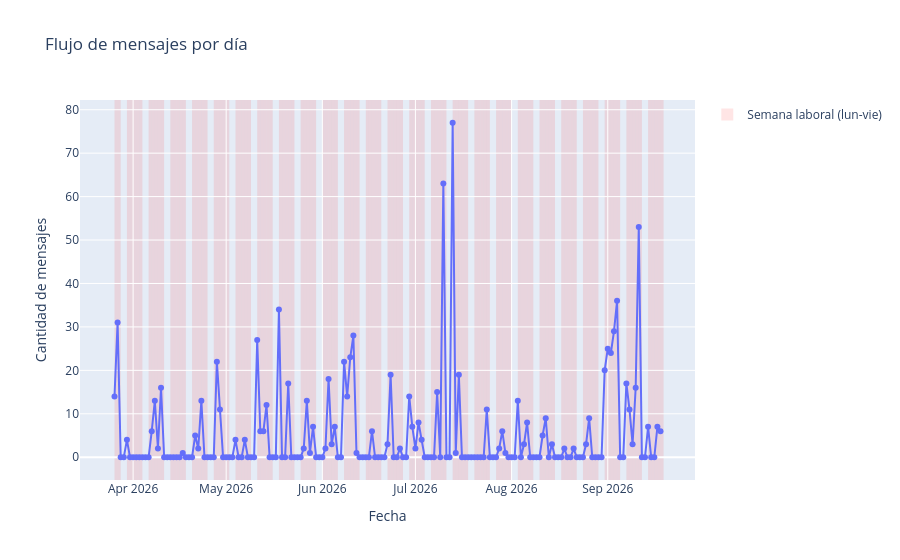

Source (notebook cell):
### Code cell
fig = px.line(
    mensajes_dia,
    x="datetime",
    y="cantidad",
    markers=True,
    title="Flujo de mensajes por día",
    labels={
        "datetime": "Fecha",
        "cantidad": "Cantidad de mensajes"
    }
)

# Fondo para días laborales
for fecha in mensajes_dia["datetime"]:
    if fecha.weekday() < 5:
        fig.add_vrect(
            x0=fecha,
            x1=fecha + pd.Timedelta(days=1),
            fillcolor="red",
            opacity=0.10,
            layer="below",
            line_width=0
        )

# Elemento de leyenda
fig.add_trace(
    go.Scatter(
        x=[None],
        y=[None],
        mode="markers",
        marker=dict(
            size=12,
            color="rgba(255, 0, 0, 0.10)",
            symbol="square"
        ),
        name="Semana laboral (lun-vie)",
        hoverinfo="skip"
    )
)

fig.update_traces(
    selector=dict(mode="lines+markers"),
    hovertemplate=(
        "<b>%{x|%d/%m/%Y}</b><br>"
        "Mensajes: %{y}"
        "<extra></extra>"
    )
)

fig.show()

### Figure 1 — Plotly figure (JSON) as saved in the notebook; plotly's stock layout.template omitted (floating-point values rounded to 4 significant figures; data arrays with more than 128 entries replaced by an {"elided": "..."} marker saying what was removed)
{"data": [{"hovertemplate": "<b>%{x|%d/%m/%Y}</b><br>Mensajes: %{y}<extra></extra>", "legendgroup": "", "line": {"color": "#636efa", "dash": "solid"}, "marker": {"symbol": "circle"}, "mode": "lines+markers", "name": "", "orientation": "v", "showlegend": false, "type": "scatter", "x": {"elided": "177 str values"}, "xaxis": "x", "y": {"elided": "177 int values"}, "yaxis": "y"}, {"hoverinfo": "skip", "marker": {"color": "rgba(255, 0, 0, 0.10)", "size": 12, "symbol": "square"}, "mode": "markers", "name": "Semana laboral (lun-vie)", "type": "scatter", "x": [null], "y": [null]}], "layout": {"legend": {"tracegroupgap": 0}, "shapes": [{"fillcolor": "red", "layer": "below", "line": {"width": 0}, "opacity": 0.1, "type": "rect", "x0": "2026-03-26T00:00:00-07:00", "x1": "2026-03-27T00:00:00-07:00", "xref": "x", "y0": 0, "y1": 1, "yref": "y domain"}, {"fillcolor": "red", "layer": "below", "line": {"width": 0}, "opacity": 0.1, "type": "rect", "x0": "2026-03-27T00:00:00-07:00", "x1": "2026-03-28T00:00:00-07:00", "xref": "x", "y0": 0, "y1": 1, "yref": "y domain"}, {"fillcolor": "red", "layer": "below", "line": {"width": 0}, "opacity": 0.1, "type": "rect", "x0": "2026-03-30T00:00:00-07:00", "x1": "2026-03-31T00:00:00-07:00", "xref": "x", "y0": 0, "y1": 1, "yref": "y domain"}, {"fillcolor": "red", "layer": "below", "line": {"width": 0}, "opacity": 0.1, "type": "rect", "x0": "2026-03-31T00:00:00-07:00", "x1": "2026-04-01T00:00:00-07:00", "xref": "x", "y0": 0, "y1": 1, "yref": "y domain"}, {"fillcolor": "red", "layer": "below", "line": {"width": 0}, "opacity": 0.1, "type": "rect", "x0": "2026-04-01T00:00:00-07:00", "x1": "2026-04-02T00:00:00-07:00", "xref": "x", "y0": 0, "y1": 1, "yref": "y domain"}, {"fillcolor": "red", "layer": "below", "line": {"width": 0}, "opacity": 0.1, "type": "rect", "x0": "2026-04-02T00:00:00-07:00", "x1": "2026-04-03T00:00:00-07:00", "xref": "x", "y0": 0, "y1": 1, "yref": "y domain"}, {"fillcolor": "red", "layer": "below", "line": {"width": 0}, "opacity": 0.1, "type": "rect", "x0": "2026-04-03T00:00:00-07:00", "x1": "2026-04-04T00:00:00-07:00", "xref": "x", "y0": 0, "y1": 1, "yref": "y domain"}, {"fillcolor": "red", "layer": "below", "line": {"width": 0}, "opacity": 0.1, "type": "rect", "x0": "2026-04-06T00:00:00-07:00", "x1": "2026-04-07T00:00:00-07:00", "xref": "x", "y0": 0, "y1": 1, "yref": "y domain"}, {"fillcolor": "red", "layer": "below", "line": {"width": 0}, "opacity": 0.1, "type": "rect", "x0": "2026-04-07T00:00:00-07:00", "x1": "2026-04-08T00:00:00-07:00", "xref": "x", "y0": 0, "y1": 1, "yref": "y domain"}, {"fillcolor": "red", "layer": "below", "line": {"width": 0}, "opacity": 0.1, "type": "rect", "x0": "2026-04-08T00:00:00-07:00", "x1": "2026-04-09T00:00:00-07:00", "xref": "x", "y0": 0, "y1": 1, "yref": "y domain"}, {"fillcolor": "red", "layer": "below", "line": {"width": 0}, "opacity": 0.1, "type": "rect", "x0": "2026-04-09T00:00:00-07:00", "x1": "2026-04-10T00:00:00-07:00", "xref": "x", "y0": 0, "y1": 1, "yref": "y domain"}, {"fillcolor": "red", "layer": "below", "line": {"width": 0}, "opacity": 0.1, "type": "rect", "x0": "2026-04-10T00:00:00-07:00", "x1": "2026-04-11T00:00:00-07:00", "xref": "x", "y0": 0, "y1": 1, "yref": "y domain"}, {"fillcolor": "red", "layer": "below", "line": {"width": 0}, "opacity": 0.1, "type": "rect", "x0": "2026-04-13T00:00:00-07:00", "x1": "2026-04-14T00:00:00-07:00", "xref": "x", "y0": 0, "y1": 1, "yref": "y domain"}, {"fillcolor": "red", "layer": "below", "line": {"width": 0}, "opacity": 0.1, "type": "rect", "x0": "2026-04-14T00:00:00-07:00", "x1": "2026-04-15T00:00:00-07:00", "xref": "x", "y0": 0, "y1": 1, "yref": "y domain"}, {"fillcolor": "red", "layer": "below", "line": {"width": 0}, "opacity": 0.1, "type": "rect", "x0": "2026-04-15T00:00:00-07:00", "x1": "2026-04-16T00:00:00-07:00", "xref": "x", "y0": 0, "y1": 1, "yref": "y domain"}, {"fillcolor": "red", "layer": "below", "line": {"width": 0}, "opacity": 0.1, "type": "rect", "x0": "2026-04-16T00:00:00-07:00", "x1": "2026-04-17T00:00:00-07:00", "xref": "x", "y0": 0, "y1": 1, "yref": "y domain"}, {"fillcolor": "red", "layer": "below", "line": {"width": 0}, "opacity": 0.1, "type": "rect", "x0": "2026-04-17T00:00:00-07:00", "x1": "2026-04-18T00:00:00-07:00", "xref": "x", "y0": 0, "y1": 1, "yref": "y domain"}, {"fillcolor": "red", "layer": "below", "line": {"width": 0}, "opacity": 0.1, "type": "rect", "x0": "2026-04-20T00:00:00-07:00", "x1": "2026-04-21T00:00:00-07:00", "xref": "x", "y0": 0, "y1": 1, "yref": "y domain"}, {"fillcolor": "red", "layer": "below", "line": {"width": 0}, "opacity": 0.1, "type": "rect", "x0": "2026-04-21T00:00:00-07:00", "x1": "2026-04-22T00:00:00-07:00", "xref": "x", "y0": 0, "y1": 1, "yref": "y domain"}, {"fillcolor": "red", "layer": "below", "line": {"width": 0}, "opacity": 0.1, "type": "rect", "x0": "2026-04-22T00:00:00-07:00", "x1": "2026-04-23T00:00:00-07:00", "xref": "x", "y0": 0, "y1": 1, "yref": "y domain"}, {"fillcolor": "red", "layer": "below", "line": {"width": 0}, "opacity": 0.1, "type": "rect", "x0": "2026-04-23T00:00:00-07:00", "x1": "2026-04-24T00:00:00-07:00", "xref": "x", "y0": 0, "y1": 1, "yref": "y domain"}, {"fillcolor": "red", "layer": "below", "line": {"width": 0}, "opacity": 0.1, "type": "rect", "x0": "2026-04-24T00:00:00-07:00", "x1": "2026-04-25T00:00:00-07:00", "xref": "x", "y0": 0, "y1": 1, "yref": "y domain"}, {"fillcolor": "red", "layer": "below", "line": {"width": 0}, "opacity": 0.1, "type": "rect", "x0": "2026-04-27T00:00:00-07:00", "x1": "2026-04-28T00:00:00-07:00", "xref": "x", "y0": 0, "y1": 1, "yref": "y domain"}, {"fillcolor": "red", "layer": "below", "line": {"width": 0}, "opacity": 0.1, "type": "rect", "x0": "2026-04-28T00:00:00-07:00", "x1": "2026-04-29T00:00:00-07:00", "xref": "x", "y0": 0, "y1": 1, "yref": "y domain"}, {"fillcolor": "red", "layer": "below", "line": {"width": 0}, "opacity": 0.1, "type": "rect", "x0": "2026-04-29T00:00:00-07:00", "x1": "2026-04-30T00:00:00-07:00", "xref": "x", "y0": 0, "y1": 1, "yref": "y domain"}, {"fillcolor": "red", "layer": "below", "line": {"width": 0}, "opacity": 0.1, "type": "rect", "x0": "2026-04-30T00:00:00-07:00", "x1": "2026-05-01T00:00:00-07:00", "xref": "x", "y0": 0, "y1": 1, "yref": "y domain"}, {"fillcolor": "red", "layer": "below", "line": {"width": 0}, "opacity": 0.1, "type": "rect", "x0": "2026-05-01T00:00:00-07:00", "x1": "2026-05-02T00:00:00-07:00", "xref": "x", "y0": 0, "y1": 1, "yref": "y domain"}, {"fillcolor": "red", "layer": "below", "line": {"width": 0}, "opacity": 0.1, "type": "rect", "x0": "2026-05-04T00:00:00-07:00", "x1": "2026-05-05T00:00:00-07:00", "xref": "x", "y0": 0, "y1": 1, "yref": "y domain"}, {"fillcolor": "red", "layer": "below", "line": {"width": 0}, "opacity": 0.1, "type": "rect", "x0": "2026-05-05T00:00:00-07:00", "x1": "2026-05-06T00:00:00-07:00", "xref": "x", "y0": 0, "y1": 1, "yref": "y domain"}, {"fillcolor": "red", "layer": "below", "line": {"width": 0}, "opacity": 0.1, "type": "rect", "x0": "2026-05-06T00:00:00-07:00", "x1": "2026-05-07T00:00:00-07:00", "xref": "x", "y0": 0, "y1": 1, "yref": "y domain"}, {"fillcolor": "red", "layer": "below", "line": {"width": 0}, "opacity": 0.1, "type": "rect", "x0": "2026-05-07T00:00:00-07:00", "x1": "2026-05-08T00:00:00-07:00", "xref": "x", "y0": 0, "y1": 1, "yref": "y domain"}, {"fillcolor": "red", "layer": "below", "line": {"width": 0}, "opacity": 0.1, "type": "rect", "x0": "2026-05-08T00:00:00-07:00", "x1": "2026-05-09T00:00:00-07:00", "xref": "x", "y0": 0, "y1": 1, "yref": "y domain"}, {"fillcolor": "red", "layer": "below", "line": {"width": 0}, "opacity": 0.1, "type": "rect", "x0": "2026-05-11T00:00:00-07:00", "x1": "2026-05-12T00:00:00-07:00", "xref": "x", "y0": 0, "y1": 1, "yref": "y domain"}, {"fillcolor": "red", "layer": "below", "line": {"width": 0}, "opacity": 0.1, "type": "rect", "x0": "2026-05-12T00:00:00-07:00", "x1": "2026-05-13T00:00:00-07:00", "xref": "x", "y0": 0, "y1": 1, "yref": "y domain"}, {"fillcolor": "red", "layer": "below", "line": {"width": 0}, "opacity": 0.1, "type": "rect", "x0": "2026-05-13T00:00:00-07:00", "x1": "2026-05-14T00:00:00-07:00", "xref": "x", "y0": 0, "y1": 1, "yref": "y domain"}, {"fillcolor": "red", "layer": "below", "line": {"width": 0}, "opacity": 0.1, "type": "rect", "x0": "2026-05-14T00:00:00-07:00", "x1": "2026-05-15T00:00:00-07:00", "xref": "x", "y0": 0, "y1": 1, "yref": "y domain"}, {"fillcolor": "red", "layer": "below", "line": {"width": 0}, "opacity": 0.1, "type": "rect", "x0": "2026-05-15T00:00:00-07:00", "x1": "2026-05-16T00:00:00-07:00", "xref": "x", "y0": 0, "y1": 1, "yref": "y domain"}, {"fillcolor": "red", "layer": "below", "line": {"width": 0}, "opacity": 0.1, "type": "rect", "x0": "2026-05-18T00:00:00-07:00", "x1": "2026-05-19T00:00:00-07:00", "xref": "x", "y0": 0, "y1": 1, "yref": "y domain"}, {"fillcolor": "red", "layer": "below", "line": {"width": 0}, "opacity": 0.1, "type": "rect", "x0": "2026-05-19T00:00:00-07:00", "x1": "2026-05-20T00:00:00-07:00", "xref": "x", "y0": 0, "y1": 1, "yref": "y domain"}, {"fillcolor": "red", "layer": "below", "line": {"width": 0}, "opacity": 0.1, "type": "rect", "x0": "2026-05-20T00:00:00-07:00", "x1": "2026-05-21T00:00:00-07:00", "xref": "x", "y0": 0, "y1": 1, "yref": "y domain"}, {"fillcolor": "red", "layer": "below", "line": {"width": 0}, "opacity": 0.1, "type": "rect", "x0": "2026-05-21T00:00:00-07:00", "x1": "2026-05-22T00:00:00-07:00", "xref": "x", "y0": 0, "y1": 1, "yref": "y domain"}, {"fillcolor": "red", "layer": "below", "line": {"width": 0}, "opacity": 0.1, "type": "rect", "x0": "2026-05-22T00:00:00-07:00", "x1": "2026-05-23T00:00:00-07:00", "xref": "x", "y0": 0, "y1": 1, "yref": "y domain"}, {"fillcolor": "red", "layer": "below", "line": {"width": 0}, "opacity": 0.1, "type": "rect", "x0": "2026-05-25T00:00:00-07:00", "x1": "2026-05-26T00:00:00-07:00", "xref": "x", "y0": 0, "y1": 1, "yref": "y domain"}, {"fillcolor": "red", "layer": "below", "line": {"width": 0}, "opacity": 0.1, "type": "rect", "x0": "2026-05-26T00:00:00-07:00", "x1": "2026-05-27T00:00:00-07:00", "xref": "x", "y0": 0, "y1": 1, "yref": "y domain"}, {"fillcolor": "red", "layer": "below", "line": {"width": 0}, "opacity": 0.1, "type": "rect", "x0": "2026-05-27T00:00:00-07:00", "x1": "2026-05-28T00:00:00-07:00", "xref": "x", "y0": 0, "y1": 1, "yref": "y domain"}, {"fillcolor": "red", "layer": "below", "line": {"width": 0}, "opacity": 0.1, "type": "rect", "x0": "2026-05-28T00:00:00-07:00", "x1": "2026-05-29T00:00:00-07:00", "xref": "x", "y0": 0, "y1": 1, "yref": "y domain"}, {"fillcolor": "red", "layer": "below", "line": {"width": 0}, "opacity": 0.1, "type": "rect", "x0": "2026-05-29T00:00:00-07:00", "x1": "2026-05-30T00:00:00-07:00", "xref": "x", "y0": 0, "y1": 1, "yref": "y domain"}, {"fillcolor": "red", "layer": "below", "line": {"width": 0}, "opacity": 0.1, "type": "rect", "x0": "2026-06-01T00:00:00-07:00", "x1": "2026-06-02T00:00:00-07:00", "xref": "x", "y0": 0, "y1": 1, "yref": "y domain"}, {"fillcolor": "red", "layer": "below", "line": {"width": 0}, "opacity": 0.1, "type": "rect", "x0": "2026-06-02T00:00:00-07:00", "x1": "2026-06-03T00:00:00-07:00", "xref": "x", "y0": 0, "y1": 1, "yref": "y domain"}, {"fillcolor": "red", "layer": "below", "line": {"width": 0}, "opacity": 0.1, "type": "rect", "x0": "2026-06-03T00:00:00-07:00", "x1": "2026-06-04T00:00:00-07:00", "xref": "x", "y0": 0, "y1": 1, "yref": "y domain"}, {"fillcolor": "red", "layer": "below", "line": {"width": 0}, "opacity": 0.1, "type": "rect", "x0": "2026-06-04T00:00:00-07:00", "x1": "2026-06-05T00:00:00-07:00", "xref": "x", "y0": 0, "y1": 1, "yref": "y domain"}, {"fillcolor": "red", "layer": "below", "line": {"width": 0}, "opacity": 0.1, "type": "rect", "x0": "2026-06-05T00:00:00-07:00", "x1": "2026-06-06T00:00:00-07:00", "xref": "x", "y0": 0, "y1": 1, "yref": "y domain"}, {"fillcolor": "red", "layer": "below", "line": {"width": 0}, "opacity": 0.1, "type": "rect", "x0": "2026-06-08T00:00:00-07:00", "x1": "2026-06-09T00:00:00-07:00", "xref": "x", "y0": 0, "y1": 1, "yref": "y domain"}, {"fillcolor": "red", "layer": "below", "line": {"width": 0}, "opacity": 0.1, "type": "rect", "x0": "2026-06-09T00:00:00-07:00", "x1": "2026-06-10T00:00:00-07:00", "xref": "x", "y0": 0, "y1": 1, "yref": "y domain"}, {"fillcolor": "red", "layer": "below", "line": {"width": 0}, "opacity": 0.1, "type": "rect", "x0": "2026-06-10T00:00:00-07:00", "x1": "2026-06-11T00:00:00-07:00", "xref": "x", "y0": 0, "y1": 1, "yref": "y domain"}, {"fillcolor": "red", "layer": "below", "line": {"width": 0}, "opacity": 0.1, "type": "rect", "x0": "2026-06-11T00:00:00-07:00", "x1": "2026-06-12T00:00:00-07:00", "xref": "x", "y0": 0, "y1": 1, "yref": "y domain"}, {"fillcolor": "red", "layer": "below", "line": {"width": 0}, "opacity": 0.1, "type": "rect", "x0": "2026-06-12T00:00:00-07:00", "x1": "2026-06-13T00:00:00-07:00", "xref": "x", "y0": 0, "y1": 1, "yref": "y domain"}, {"fillcolor": "red", "layer": "below", "line": {"width": 0}, "opacity": 0.1, "type": "rect", "x0": "2026-06-15T00:00:00-07:00", "x1": "2026-06-16T00:00:00-07:00", "xref": "x", "y0": 0, "y1": 1, "yref": "y domain"}, {"fillcolor": "red", "layer": "below", "line": {"width": 0}, "opacity": 0.1, "type": "rect", "x0": "2026-06-16T00:00:00-07:00", "x1": "2026-06-17T00:00:00-07:00", "xref": "x", "y0": 0, "y1": 1, "yref": "y domain"}, {"fillcolor": "red", "layer": "below", "line": {"width": 0}, "opacity": 0.1, "type": "rect", "x0": "2026-06-17T00:00:00-07:00", "x1": "2026-06-18T00:00:00-07:00", "xref": "x", "y0": 0, "y1": 1, "yref": "y domain"}, {"fillcolor": "red", "layer": "below", "line": {"width": 0}, "opacity": 0.1, "type": "rect", "x0": "2026-06-18T00:00:00-07:00", "x1": "2026-06-19T00:00:00-07:00", "xref": "x", "y0": 0, "y1": 1, "yref": "y domain"}, {"fillcolor": "red", "layer": "below", "line": {"width": 0}, "opacity": 0.1, "type": "rect", "x0": "2026-06-19T00:00:00-07:00", "x1": "2026-06-20T00:00:00-07:00", "xref": "x", "y0": 0, "y1": 1, "yref": "y domain"}, {"fillcolor": "red", "layer": "below", "line": {"width": 0}, "opacity": 0.1, "type": "rect", "x0": "2026-06-22T00:00:00-07:00", "x1": "2026-06-23T00:00:00-07:00", "xref": "x", "y0": 0, "y1": 1, "yref": "y domain"}, {"fillcolor": "red", "layer": "below", "line": {"width": 0}, "opacity": 0.1, "type": "rect", "x0": "2026-06-23T00:00:00-07:00", "x1": "2026-06-24T00:00:00-07:00", "xref": "x", "y0": 0, "y1": 1, "yref": "y domain"}, {"fillcolor": "red", "layer": "below", "line": {"width": 0}, "opacity": 0.1, "type": "rect", "x0": "2026-06-24T00:00:00-07:00", "x1": "2026-06-25T00:00:00-07:00", "xref": "x", "y0": 0, "y1": 1, "yref": "y domain"}, {"fillcolor": "red", "layer": "below", "line": {"width": 0}, "opacity": 0.1, "type": "rect", "x0": "2026-06-25T00:00:00-07:00", "x1": "2026-06-26T00:00:00-07:00", "xref": "x", "y0": 0, "y1": 1, "yref": "y domain"}, {"fillcolor": "red", "layer": "below", "line": {"width": 0}, "opacity": 0.1, "type": "rect", "x0": "2026-06-26T00:00:00-07:00", "x1": "2026-06-27T00:00:00-07:00", "xref": "x", "y0": 0, "y1": 1, "yref": "y domain"}, {"fillcolor": "red", "layer": "below", "line": {"width": 0}, "opacity": 0.1, "type": "rect", "x0": "2026-06-29T00:00:00-07:00", "x1": "2026-06-30T00:00:00-07:00", "xref": "x", "y0": 0, "y1": 1, "yref": "y domain"}, {"fillcolor": "red", "layer": "below", "line": {"width": 0}, "opacity": 0.1, "type": "rect", "x0": "2026-06-30T00:00:00-07:00", "x1": "2026-07-01T00:00:00-07:00", "xref": "x", "y0": 0, "y1": 1, "yref": "y domain"}, {"fillcolor": "red", "layer": "below", "line": {"width": 0}, "opacity": 0.1, "type": "rect", "x0": "2026-07-01T00:00:00-07:00", "x1": "2026-07-02T00:00:00-07:00", "xref": "x", "y0": 0, "y1": 1, "yref": "y domain"}, {"fillcolor": "red", "layer": "below", "line": {"width": 0}, "opacity": 0.1, "type": "rect", "x0": "2026-07-02T00:00:00-07:00", "x1": "2026-07-03T00:00:00-07:00", "xref": "x", "y0": 0, "y1": 1, "yref": "y domain"}, {"fillcolor": "red", "layer": "below", "line": {"width": 0}, "opacity": 0.1, "type": "rect", "x0": "2026-07-03T00:00:00-07:00", "x1": "2026-07-04T00:00:00-07:00", "xref": "x", "y0": 0, "y1": 1, "yref": "y domain"}, {"fillcolor": "red", "layer": "below", "line": {"width": 0}, "opacity": 0.1, "type": "rect", "x0": "2026-07-06T00:00:00-07:00", "x1": "2026-07-07T00:00:00-07:00", "xref": "x", "y0": 0, "y1": 1, "yref": "y domain"}, {"fillcolor": "red", "layer": "below", "line": {"width": 0}, "opacity": 0.1, "type": "rect", "x0": "2026-07-07T00:00:00-07:00", "x1": "2026-07-08T00:00:00-07:00", "xref": "x", "y0": 0, "y1": 1, "yref": "y domain"}, {"fillcolor": "red", "layer": "below", "line": {"width": 0}, "opacity": 0.1, "type": "rect", "x0": "2026-07-08T00:00:00-07:00", "x1": "2026-07-09T00:00:00-07:00", "xref": "x", "y0": 0, "y1": 1, "yref": "y domain"}, {"fillcolor": "red", "layer": "below", "line": {"width": 0}, "opacity": 0.1, "type": "rect", "x0": "2026-07-09T00:00:00-07:00", "x1": "2026-07-10T00:00:00-07:00", "xref": "x", "y0": 0, "y1": 1, "yref": "y domain"}, {"fillcolor": "red", "layer": "below", "line": {"width": 0}, "opacity": 0.1, "type": "rect", "x0": "2026-07-10T00:00:00-07:00", "x1": "2026-07-11T00:00:00-07:00", "xref": "x", "y0": 0, "y1": 1, "yref": "y domain"}, {"fillcolor": "red", "layer": "below", "line": {"width": 0}, "opacity": 0.1, "type": "rect", "x0": "2026-07-13T00:00:00-07:00", "x1": "2026-07-14T00:00:00-07:00", "xref": "x", "y0": 0, "y1": 1, "yref": "y domain"}, {"fillcolor": "red", "layer": "below", "line": {"width": 0}, "opacity": 0.1, "type": "rect", "x0": "2026-07-14T00:00:00-07:00", "x1": "2026-07-15T00:00:00-07:00", "xref": "x", "y0": 0, "y1": 1, "yref": "y domain"}, {"fillcolor": "red", "layer": "below", "line": {"width": 0}, "opacity": 0.1, "type": "rect", "x0": "2026-07-15T00:00:00-07:00", "x1": "2026-07-16T00:00:00-07:00", "xref": "x", "y0": 0, "y1": 1, "yref": "y domain"}, {"fillcolor": "red", "layer": "below", "line": {"width": 0}, "opacity": 0.1, "type": "rect", "x0": "2026-07-16T00:00:00-07:00", "x1": "2026-07-17T00:00:00-07:00", "xref": "x", "y0": 0, "y1": 1, "yref": "y domain"}, {"fillcolor": "red", "layer": "below", "line": {"width": 0}, "opacity": 0.1, "type": "rect", "x0": "2026-07-17T00:00:00-07:00", "x1": "2026-07-18T00:00:00-07:00", "xref": "x", "y0": 0, "y1": 1, "yref": "y domain"}, {"fillcolor": "red", "layer": "below", "line": {"width": 0}, "opacity": 0.1, "type": "rect", "x0": "2026-07-20T00:00:00-07:00", "x1": "2026-07-21T00:00:00-07:00", "xref": "x", "y0": 0, "y1": 1, "yref": "y domain"}, {"fillcolor": "red", "layer": "below", "line": {"width": 0}, "opacity": 0.1, "type": "rect", "x0": "2026-07-21T00:00:00-07:00", "x1": "2026-07-22T00:00:00-07:00", "xref": "x", "y0": 0, "y1": 1, "yref": "y domain"}, {"fillcolor": "red", "layer": "below", "line": {"width": 0}, "opacity": 0.1, "type": "rect", "x0": "2026-07-22T00:00:00-07:00", "x1": "2026-07-23T00:00:00-07:00", "xref": "x", "y0": 0, "y1": 1, "yref": "y domain"}, {"fillcolor": "red", "layer": "below", "line": {"width": 0}, "opacity": 0.1, "type": "rect", "x0": "2026-07-23T00:00:00-07:00", "x1": "2026-07-24T00:00:00-07:00", "xref": "x", "y0": 0, "y1": 1, "yref": "y domain"}, {"fillcolor": "red", "layer": "below", "line": {"width": 0}, "opacity": 0.1, "type": "rect", "x0": "2026-07-24T00:00:00-07:00", "x1": "2026-07-25T00:00:00-07:00", "xref": "x", "y0": 0, "y1": 1, "yref": "y domain"}, {"fillcolor": "red", "layer": "below", "line": {"width": 0}, "opacity": 0.1, "type": "rect", "x0": "2026-07-27T00:00:00-07:00", "x1": "2026-07-28T00:00:00-07:00", "xref": "x", "y0": 0, "y1": 1, "yref": "y domain"}, {"fillcolor": "red", "layer": "below", "line": {"width": 0}, "opacity": 0.1, "type": "rect", "x0": "2026-07-28T00:00:00-07:00", "x1": "2026-07-29T00:00:00-07:00", "xref": "x", "y0": 0, "y1": 1, "yref": "y domain"}, {"fillcolor": "red", "layer": "below", "line": {"width": 0}, "opacity": 0.1, "type": "rect", "x0": "2026-07-29T00:00:00-07:00", "x1": "2026-07-30T00:00:00-07:00", "xref": "x", "y0": 0, "y1": 1, "yref": "y domain"}, {"fillcolor": "red", "layer": "below", "line": {"width": 0}, "opacity": 0.1, "type": "rect", "x0": "2026-07-30T00:00:00-07:00", "x1": "2026-07-31T00:00:00-07:00", "xref": "x", "y0": 0, "y1": 1, "yref": "y domain"}, {"fillcolor": "red", "layer": "below", "line": {"width": 0}, "opacity": 0.1, "type": "rect", "x0": "2026-07-31T00:00:00-07:00", "x1": "2026-08-01T00:00:00-07:00", "xref": "x", "y0": 0, "y1": 1, "yref": "y domain"}, {"fillcolor": "red", "layer": "below", "line": {"width": 0}, "opacity": 0.1, "type": "rect", "x0": "2026-08-03T00:00:00-07:00", "x1": "2026-08-04T00:00:00-07:00", "xref": "x", "y0": 0, "y1": 1, "yref": "y domain"}, {"fillcolor": "red", "layer": "below", "line": {"width": 0}, "opacity": 0.1, "type": "rect", "x0": "2026-08-04T00:00:00-07:00", "x1": "2026-08-05T00:00:00-07:00", "xref": "x", "y0": 0, "y1": 1, "yref": "y domain"}, {"fillcolor": "red", "layer": "below", "line": {"width": 0}, "opacity": 0.1, "type": "rect", "x0": "2026-08-05T00:00:00-07:00", "x1": "2026-08-06T00:00:00-07:00", "xref": "x", "y0": 0, "y1": 1, "yref": "y domain"}, {"fillcolor": "red", "layer": "below", "line": {"width": 0}, "opacity": 0.1, "type": "rect", "x0": "2026-08-06T00:00:00-07:00", "x1": "2026-08-07T00:00:00-07:00", "xref": "x", "y0": 0, "y1": 1, "yref": "y domain"}, {"fillcolor": "red", "layer": "below", "line": {"width": 0}, "opacity": 0.1, "type": "rect", "x0": "2026-08-07T00:00:00-07:00", "x1": "2026-08-08T00:00:00-07:00", "xref": "x", "y0": 0, "y1": 1, "yref": "y domain"}, {"fillcolor": "red", "layer": "below", "line": {"width": 0}, "opacity": 0.1, "type": "rect", "x0": "2026-08-10T00:00:00-07:00", "x1": "2026-08-11T00:00:00-07:00", "xref": "x", "y0": 0, "y1": 1, "yref": "y domain"}, {"fillcolor": "red", "layer": "below", "line": {"width": 0}, "opacity": 0.1, "type": "rect", "x0": "2026-08-11T00:00:00-07:00", "x1": "2026-08-12T00:00:00-07:00", "xref": "x", "y0": 0, "y1": 1, "yref": "y domain"}, {"fillcolor": "red", "layer": "below", "line": {"width": 0}, "opacity": 0.1, "type": "rect", "x0": "2026-08-12T00:00:00-07:00", "x1": "2026-08-13T00:00:00-07:00", "xref": "x", "y0": 0, "y1": 1, "yref": "y domain"}, {"fillcolor": "red", "layer": "below", "line": {"width": 0}, "opacity": 0.1, "type": "rect", "x0": "2026-08-13T00:00:00-07:00", "x1": "2026-08-14T00:00:00-07:00", "xref": "x", "y0": 0, "y1": 1, "yref": "y domain"}, {"fillcolor": "red", "layer": "below", "line": {"width": 0}, "opacity": 0.1, "type": "rect", "x0": "2026-08-14T00:00:00-07:00", "x1": "2026-08-15T00:00:00-07:00", "xref": "x", "y0": 0, "y1": 1, "yref": "y domain"}, {"fillcolor": "red", "layer": "below", "line": {"width": 0}, "opacity": 0.1, "type": "rect", "x0": "2026-08-17T00:00:00-07:00", "x1": "2026-08-18T00:00:00-07:00", "xref": "x", "y0": 0, "y1": 1, "yref": "y domain"}, {"fillcolor": "red", "layer": "below", "line": {"width": 0}, "opacity": 0.1, "type": "rect", "x0": "2026-08-18T00:00:00-07:00", "x1": "2026-08-19T00:00:00-07:00", "xref": "x", "y0": 0, "y1": 1, "yref": "y domain"}, {"fillcolor": "red", "layer": "below", "line": {"width": 0}, "opacity": 0.1, "type": "rect", "x0": "2026-08-19T00:00:00-07:00", "x1": "2026-08-20T00:00:00-07:00", "xref": "x", "y0": 0, "y1": 1, "yref": "y domain"}, {"fillcolor": "red", "layer": "below", "line": {"width": 0}, "opacity": 0.1, "type": "rect", "x0": "2026-08-20T00:00:00-07:00", "x1": "2026-08-21T00:00:00-07:00", "xref": "x", "y0": 0, "y1": 1, "yref": "y domain"}, {"fillcolor": "red", "layer": "below", "line": {"width": 0}, "opacity": 0.1, "type": "rect", "x0": "2026-08-21T00:00:00-07:00", "x1": "2026-08-22T00:00:00-07:00", "xref": "x", "y0": 0, "y1": 1, "yref": "y domain"}, {"fillcolor": "red", "layer": "below", "line": {"width": 0}, "opacity": 0.1, "type": "rect", "x0": "2026-08-24T00:00:00-07:00", "x1": "2026-08-25T00:00:00-07:00", "xref": "x", "y0": 0, "y1": 1, "yref": "y domain"}, {"fillcolor": "red", "layer": "below", "line": {"width": 0}, "opacity": 0.1, "type": "rect", "x0": "2026-08-25T00:00:00-07:00", "x1": "2026-08-26T00:00:00-07:00", "xref": "x", "y0": 0, "y1": 1, "yref": "y domain"}, {"fillcolor": "red", "layer": "below", "line": {"width": 0}, "opacity": 0.1, "type": "rect", "x0": "2026-08-26T00:00:00-07:00", "x1": "2026-08-27T00:00:00-07:00", "xref": "x", "y0": 0, "y1": 1, "yref": "y domain"}, {"fillcolor": "red", "layer": "below", "line": {"width": 0}, "opacity": 0.1, "type": "rect", "x0": "2026-08-27T00:00:00-07:00", "x1": "2026-08-28T00:00:00-07:00", "xref": "x", "y0": 0, "y1": 1, "yref": "y domain"}, {"fillcolor": "red", "layer": "below", "line": {"width": 0}, "opacity": 0.1, "type": "rect", "x0": "2026-08-28T00:00:00-07:00", "x1": "2026-08-29T00:00:00-07:00", "xref": "x", "y0": 0, "y1": 1, "yref": "y domain"}, {"fillcolor": "red", "layer": "below", "line": {"width": 0}, "opacity": 0.1, "type": "rect", "x0": "2026-08-31T00:00:00-07:00", "x1": "2026-09-01T00:00:00-07:00", "xref": "x", "y0": 0, "y1": 1, "yref": "y domain"}, {"fillcolor": "red", "layer": "below", "line": {"width": 0}, "opacity": 0.1, "type": "rect", "x0": "2026-09-01T00:00:00-07:00", "x1": "2026-09-02T00:00:00-07:00", "xref": "x", "y0": 0, "y1": 1, "yref": "y domain"}, {"fillcolor": "red", "layer": "below", "line": {"width": 0}, "opacity": 0.1, "type": "rect", "x0": "2026-09-02T00:00:00-07:00", "x1": "2026-09-03T00:00:00-07:00", "xref": "x", "y0": 0, "y1": 1, "yref": "y domain"}, {"fillcolor": "red", "layer": "below", "line": {"width": 0}, "opacity": 0.1, "type": "rect", "x0": "2026-09-03T00:00:00-07:00", "x1": "2026-09-04T00:00:00-07:00", "xref": "x", "y0": 0, "y1": 1, "yref": "y domain"}, {"fillcolor": "red", "layer": "below", "line": {"width": 0}, "opacity": 0.1, "type": "rect", "x0": "2026-09-04T00:00:00-07:00", "x1": "2026-09-05T00:00:00-07:00", "xref": "x", "y0": 0, "y1": 1, "yref": "y domain"}, {"fillcolor": "red", "layer": "below", "line": {"width": 0}, "opacity": 0.1, "type": "rect", "x0": "2026-09-07T00:00:00-07:00", "x1": "2026-09-08T00:00:00-07:00", "xref": "x", "y0": 0, "y1": 1, "yref": "y domain"}, {"fillcolor": "red", "layer": "below", "line": {"width": 0}, "opacity": 0.1, "type": "rect", "x0": "2026-09-08T00:00:00-07:00", "x1": "2026-09-09T00:00:00-07:00", "xref": "x", "y0": 0, "y1": 1, "yref": "y domain"}, {"fillcolor": "red", "layer": "below", "line": {"width": 0}, "opacity": 0.1, "type": "rect", "x0": "2026-09-09T00:00:00-07:00", "x1": "2026-09-10T00:00:00-07:00", "xref": "x", "y0": 0, "y1": 1, "yref": "y domain"}, {"fillcolor": "red", "layer": "below", "line": {"width": 0}, "opacity": 0.1, "type": "rect", "x0": "2026-09-10T00:00:00-07:00", "x1": "2026-09-11T00:00:00-07:00", "xref": "x", "y0": 0, "y1": 1, "yref": "y domain"}, {"fillcolor": "red", "layer": "below", "line": {"width": 0}, "opacity": 0.1, "type": "rect", "x0": "2026-09-11T00:00:00-07:00", "x1": "2026-09-12T00:00:00-07:00", "xref": "x", "y0": 0, "y1": 1, "yref": "y domain"}, {"fillcolor": "red", "layer": "below", "line": {"width": 0}, "opacity": 0.1, "type": "rect", "x0": "2026-09-14T00:00:00-07:00", "x1": "2026-09-15T00:00:00-07:00", "xref": "x", "y0": 0, "y1": 1, "yref": "y domain"}, {"fillcolor": "red", "layer": "below", "line": {"width": 0}, "opacity": 0.1, "type": "rect", "x0": "2026-09-15T00:00:00-07:00", "x1": "2026-09-16T00:00:00-07:00", "xref": "x", "y0": 0, "y1": 1, "yref": "y domain"}, {"fillcolor": "red", "layer": "below", "line": {"width": 0}, "opacity": 0.1, "type": "rect", "x0": "2026-09-16T00:00:00-07:00", "x1": "2026-09-17T00:00:00-07:00", "xref": "x", "y0": 0, "y1": 1, "yref": "y domain"}, {"fillcolor": "red", "layer": "below", "line": {"width": 0}, "opacity": 0.1, "type": "rect", "x0": "2026-09-17T00:00:00-07:00", "x1": "2026-09-18T00:00:00-07:00", "xref": "x", "y0": 0, "y1": 1, "yref": "y domain"}, {"fillcolor": "red", "layer": "below", "line": {"width": 0}, "opacity": 0.1, "type": "rect", "x0": "2026-09-18T00:00:00-07:00", "x1": "2026-09-19T00:00:00-07:00", "xref": "x", "y0": 0, "y1": 1, "yref": "y domain"}], "title": {"text": "Flujo de mensajes por día"}, "xaxis": {"anchor": "y", "domain": [0, 1], "title": {"text": "Fecha"}}, "yaxis": {"anchor": "x", "domain": [0, 1], "title": {"text": "Cantidad de mensajes"}}}}
